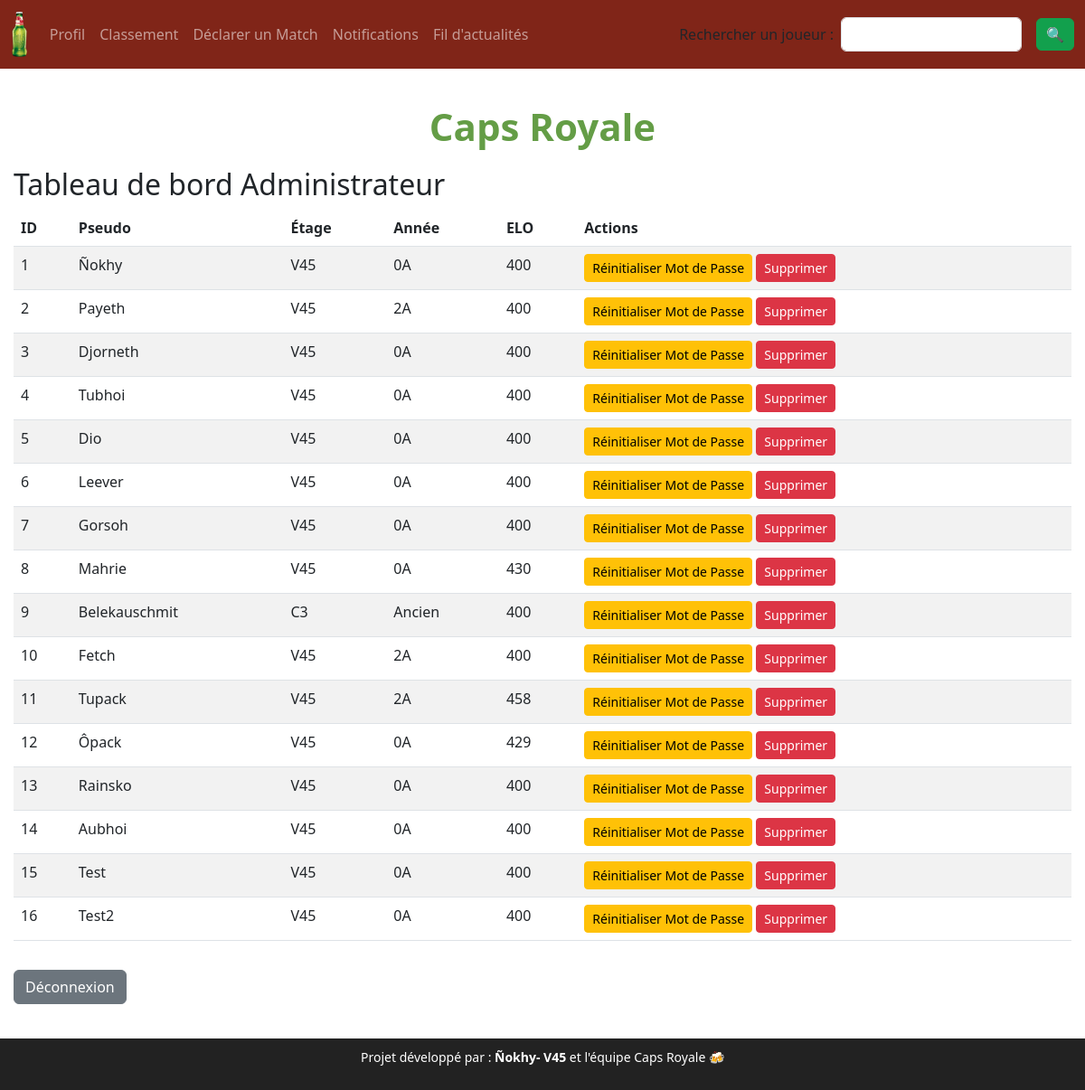
The app's page /admin_dashboard (signed in), older data.
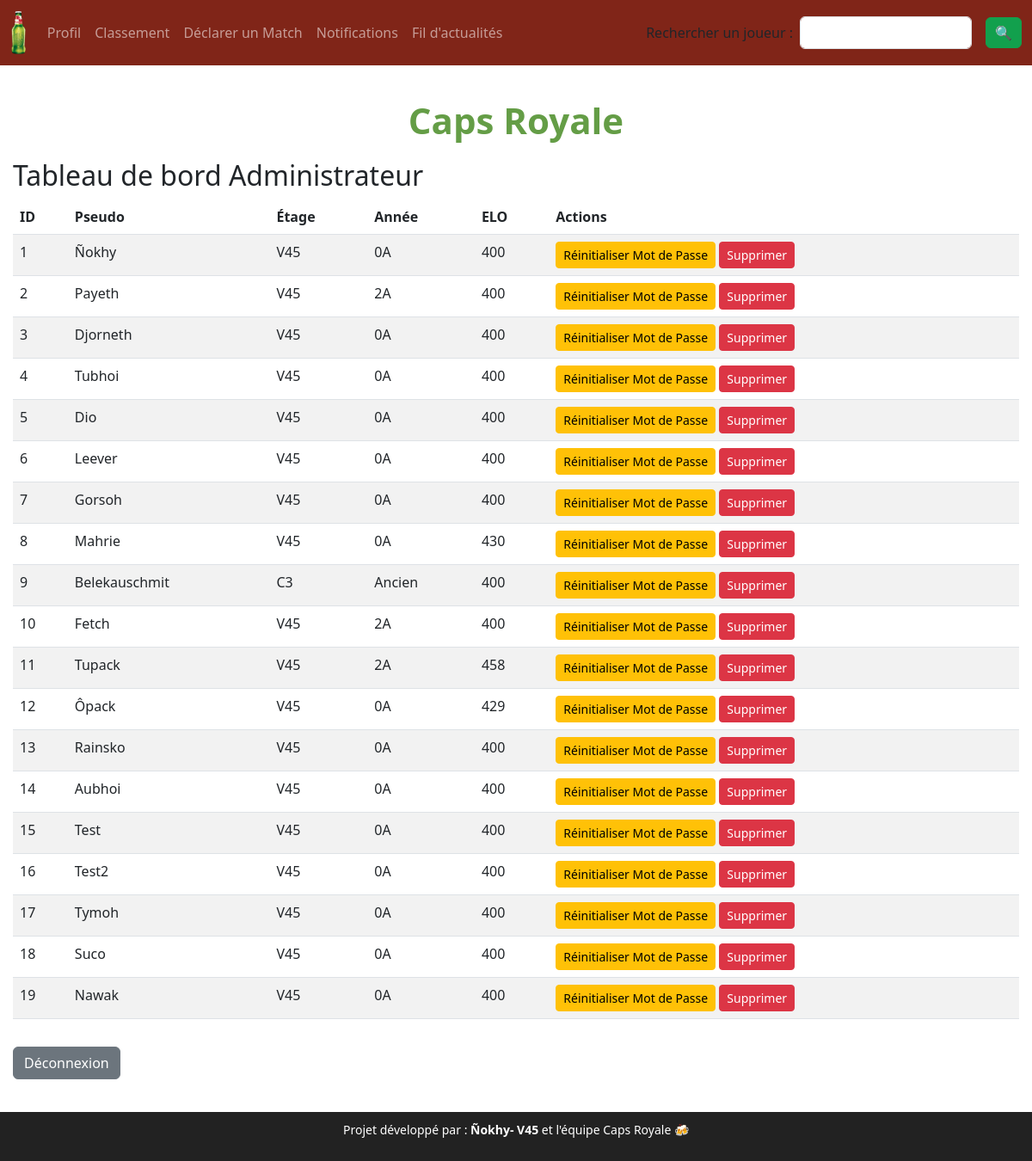
The same page, newer data.
### models.py (models this page shows)
class User(db.Model):
    id = db.Column(db.Integer, primary_key=True)
    username = db.Column(db.String(80), unique=True, nullable=False)
    password = db.Column(db.String(500), nullable=False)
    floor = db.Column(db.String(10), nullable=False)
    year = db.Column(db.String(10), nullable=False)
    elo = db.Column(db.Integer, default=400)

### routes.py (the view)
    @app.route("/admin_dashboard")
    def admin_dashboard():
        if "admin_id" not in session:
            return redirect("/admin_login")
        users = User.query.all()  # 🔥 Récupère tous les utilisateurs
        return render_template("admin_dashboard.html", users=users)

### templates/admin_dashboard.html
{% extends "base.html" %}
{% block content %}
<h2>Tableau de bord Administrateur</h2>
<table class="table table-striped">
    <thead>
        <tr>
            <th>ID</th>
            <th>Pseudo</th>
            <th>Étage</th>
            <th>Année</th>
            <th>ELO</th>
            <th>Actions</th>
        </tr>
    </thead>
    <tbody>
        {% for user in users %}
        <tr>
            <td>{{ user.id }}</td>
            <td>{{ user.username }}</td>
            <td>{{ user.floor }}</td>
            <td>{{ user.year }}</td>
            <td>{{ user.elo }}</td>
            <td>
                <a href="/reset_password/{{ user.id }}" class="btn btn-warning btn-sm">Réinitialiser Mot de Passe</a>
                <form action="/delete_user/{{ user.id }}" method="POST" style="display:inline;">
                    <button type="submit" class="btn btn-danger btn-sm" onclick="return confirm('Êtes-vous sûr de vouloir supprimer cet utilisateur ?')">
                        Supprimer
                    </button>
                </form>
            </td>
        </tr>
        {% endfor %}
    </tbody>
</table>
<a href="/logout_admin" class="btn btn-secondary mt-3">Déconnexion</a>
{% endblock %}

Row changes from the older to the newer data that the page shows:
added User: id "17", username "Tymoh", floor "V45", year "0A", elo "400"
added User: id "18", username "Suco", floor "V45", year "0A", elo "400"
added User: id "19", username "Nawak", floor "V45", year "0A", elo "400"
